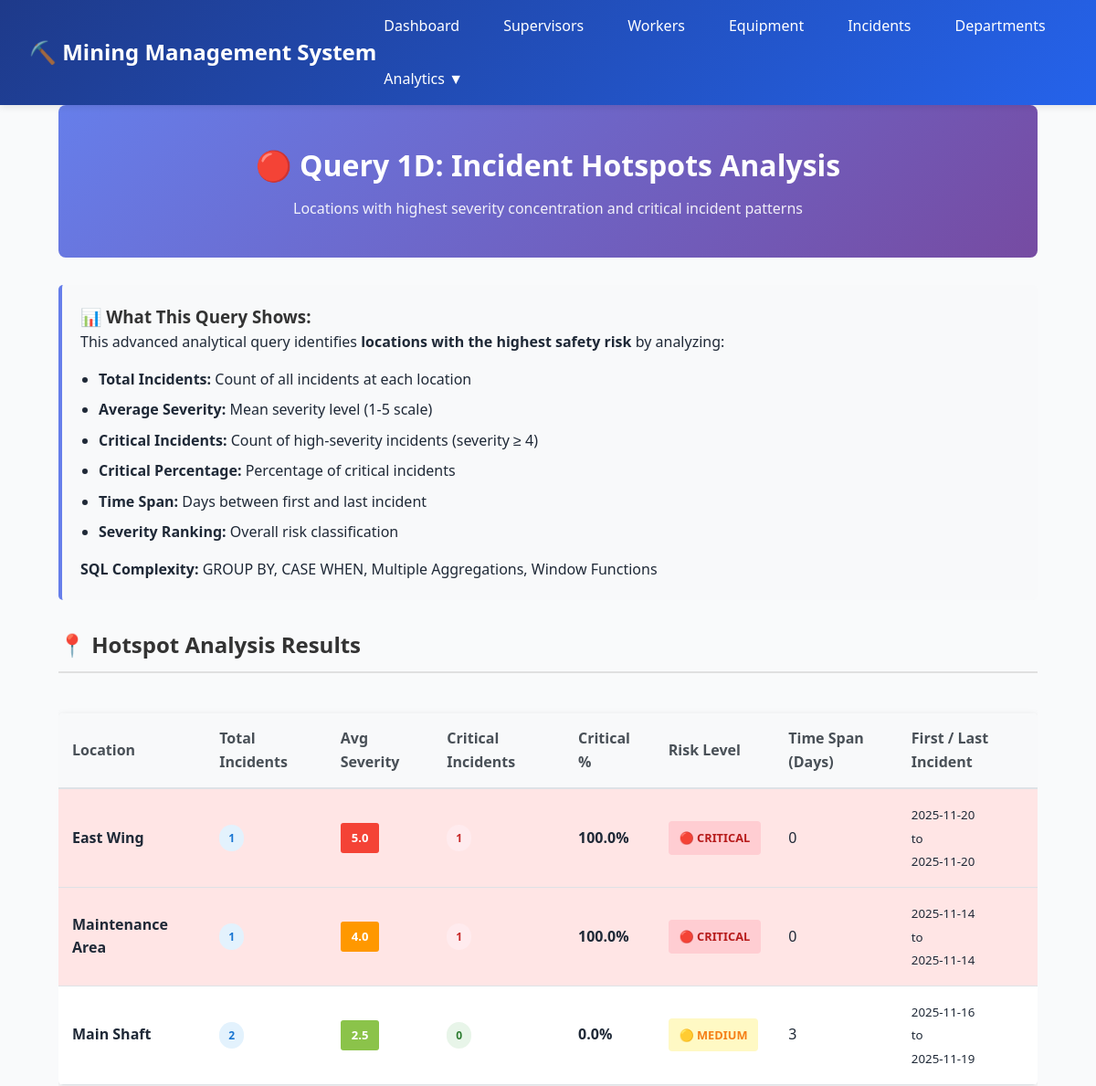
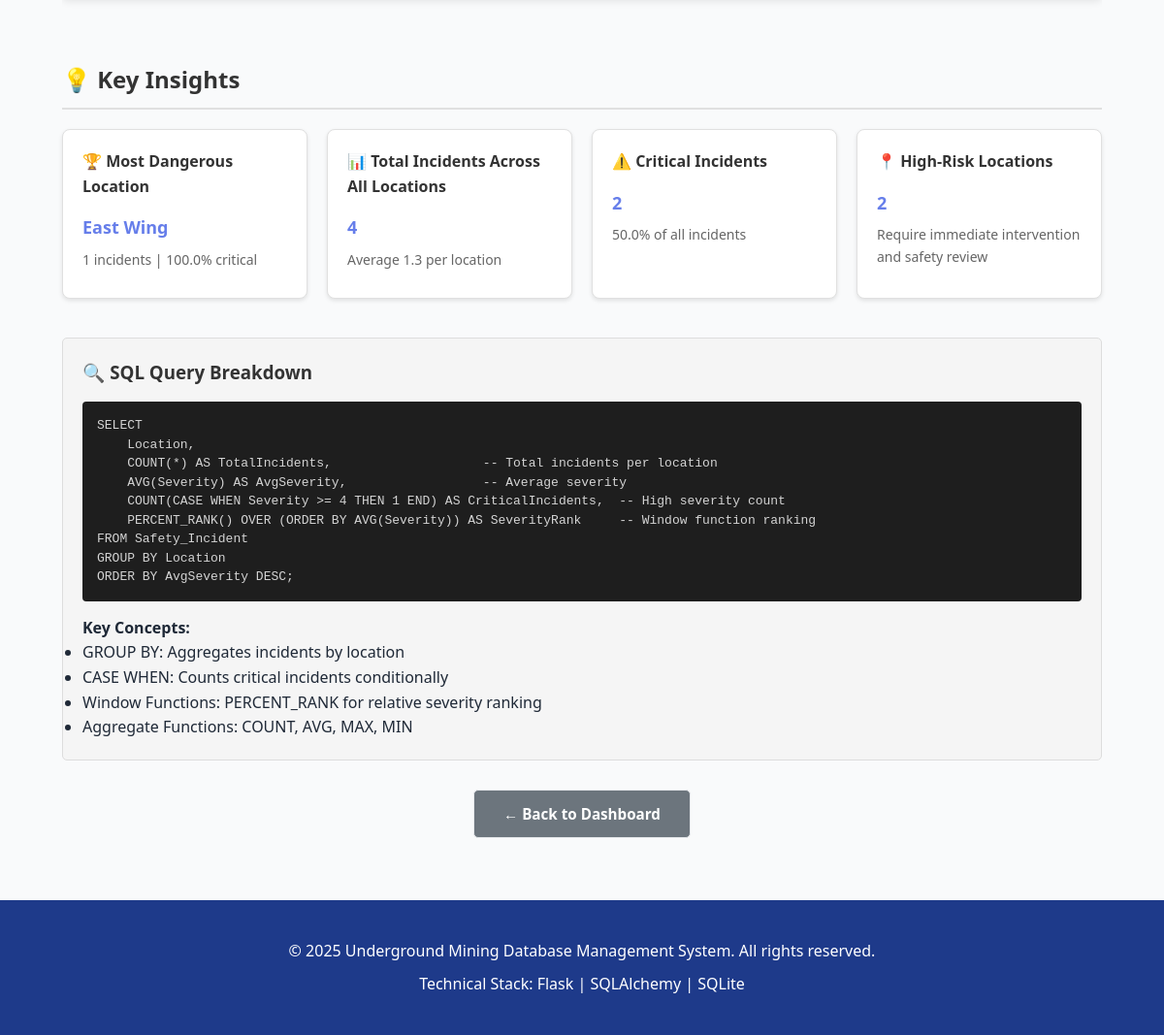
The page /analytics/query-1d-hotspots on the database its author committed (2 pictures, top to bottom).
### app.py (models this page shows)
class SafetyIncident(db.Model):
    __tablename__ = 'Safety_Incident'
    IncidentID = db.Column(db.Integer, primary_key=True, autoincrement=True)
    IncidentDate = db.Column(db.Date, nullable=False)
    Location = db.Column(db.String(50))
    Severity = db.Column(db.Integer)
    IncidentType = db.Column(db.String(50))
    Description = db.Column(db.String(400))
    ReportedBy = db.Column(db.Integer, db.ForeignKey('Worker.WorkerID'))
    InvestigationRequired = db.Column(db.String(1), default='N')
    ResolutionStatus = db.Column(db.String(20), default='Open')

### app.py (the view)
@app.route('/analytics/query-1d-hotspots')
@handle_errors
def query_1d_hotspots():
    hotspots = db.session.query(
        SafetyIncident.Location,
        func.count(SafetyIncident.IncidentID).label('total_incidents'),
        func.avg(SafetyIncident.Severity).label('avg_severity'),
        func.sum(db.case((SafetyIncident.Severity >= 4, 1), else_=0)).label('critical_incidents'),
        func.min(SafetyIncident.IncidentDate).label('first_incident'),
        func.max(SafetyIncident.IncidentDate).label('last_incident')
    ).group_by(SafetyIncident.Location).order_by(desc(func.avg(SafetyIncident.Severity))).all()
    enriched_hotspots = []
    for spot in hotspots:
        total = spot.total_incidents or 0
        critical = spot.critical_incidents or 0
        critical_pct = (critical * 100 / total) if total > 0 else 0
        if spot.first_incident and spot.last_incident:
            days_span = (spot.last_incident - spot.first_incident).days
        else:
            days_span = 0
        enriched_hotspots.append({
            'location': spot.Location,
            'total_incidents': total,
            'avg_severity': round(float(spot.avg_severity or 0), 2),
            'critical_incidents': critical,
            'critical_pct': round(critical_pct, 1),
            'first_incident': spot.first_incident,
            'last_incident': spot.last_incident,
            'days_span': days_span,
            'severity_rank': 'CRITICAL' if (spot.avg_severity or 0) >= 4 else 'HIGH' if (spot.avg_severity or 0) >= 3 else 'MEDIUM'
        })
    return render_template('query_1d_hotspots.html', hotspots=enriched_hotspots)

### app.py (called while the page is built)
def handle_errors(f):
    @wraps(f)
    def decorated_function(*args, **kwargs):
        try:
            return f(*args, **kwargs)
        except Exception as e:
            print(f"Error: {str(e)}")
            print(traceback.format_exc())
            flash(f"Error: {str(e)}", "error")
            return redirect(url_for('index'))
    return decorated_function

@app.context_processor
def inject_helpers():
    def get_worker(worker_id):
        return Worker.query.get(worker_id) if worker_id else None
    def get_equipment(equip_id):
        return Equipment.query.get(equip_id) if equip_id else None
    return dict(get_worker=get_worker, get_equipment=get_equipment)

### templates/query_1d_hotspots.html (shortened to what this page needs)
{% extends 'base.html' %}
{% block content %}
<div class="container">
    <div class="page-header-detailed">
        <h1>🔴 Query 1D: Incident Hotspots Analysis</h1>
        <p>Locations with highest severity concentration and critical incident patterns</p>
    </div>
    <div class="query-info-box">
        <h3>📊 What This Query Shows:</h3>
        <p>
            This advanced analytical query identifies <strong>locations with the highest safety risk</strong> by analyzing:
        </p>
        <ul>
            <li><strong>Total Incidents:</strong> Count of all incidents at each location</li>
            <li><strong>Average Severity:</strong> Mean severity level (1-5 scale)</li>
            <li><strong>Critical Incidents:</strong> Count of high-severity incidents (severity ≥ 4)</li>
            <li><strong>Critical Percentage:</strong> Percentage of critical incidents</li>
            <li><strong>Time Span:</strong> Days between first and last incident</li>
            <li><strong>Severity Ranking:</strong> Overall risk classification</li>
        </ul>
        <p><strong>SQL Complexity:</strong> GROUP BY, CASE WHEN, Multiple Aggregations, Window Functions</p>
    </div>
    {% if hotspots %}
    <div class="results-section">
        <h2>📍 Hotspot Analysis Results</h2>
        <div class="table-responsive">
            <table class="data-table hotspot-table">
                <thead>
                    <tr>
                        <th>Location</th>
                        <th>Total Incidents</th>
                        <th>Avg Severity</th>
                        <th>Critical Incidents</th>
                        <th>Critical %</th>
                        <th>Risk Level</th>
                        <th>Time Span (Days)</th>
                        <th>First / Last Incident</th>
                    </tr>
                </thead>
                <tbody>
                    {% for hotspot in hotspots %}
                    <tr class="severity-{{ hotspot.severity_rank|lower }}">
                        <td><strong>{{ hotspot.location }}</strong></td>
                        <td>
                            <span class="badge badge-info">{{ hotspot.total_incidents }}</span>
                        </td>
                        <td>
                            <span class="severity-badge severity-{{ hotspot.avg_severity|int }}">
                                {{ hotspot.avg_severity }}
                            </span>
                        </td>
                        <td>
                            {% if hotspot.critical_incidents > 0 %}
                                <span class="badge badge-danger">{{ hotspot.critical_incidents }}</span>
                            {% else %}
                                <span class="badge badge-success">0</span>
                            {% endif %}
                        </td>
                        <td>
                            <strong>{{ hotspot.critical_pct }}%</strong>
                        </td>
                        <td>
                            {% if hotspot.severity_rank == 'CRITICAL' %}
                                <span class="risk-badge risk-critical">🔴 CRITICAL</span>
                            {% elif hotspot.severity_rank == 'HIGH' %}
                                <span class="risk-badge risk-high">🟠 HIGH</span>
                            {% else %}
                                <span class="risk-badge risk-medium">🟡 MEDIUM</span>
                            {% endif %}
                        </td>
                        <td>{{ hotspot.days_span }}</td>
                        <td>
                            <small>
                                {{ hotspot.first_incident.strftime('%Y-%m-%d') if hotspot.first_incident else 'N/A' }}<br/>
                                to<br/>
                                {{ hotspot.last_incident.strftime('%Y-%m-%d') if hotspot.last_incident else 'N/A' }}
                            </small>
                        </td>
                    </tr>
                    {% endfor %}
                </tbody>
            </table>
        </div>
    </div>
    <div class="insights-section">
        <h2>💡 Key Insights</h2>
        <div class="insights-grid">
            <div class="insight-card">
                <h4>🏆 Most Dangerous Location</h4>
                {% set most_dangerous = hotspots|first %}
                <p><strong>{{ most_dangerous.location }}</strong></p>
                <p>{{ most_dangerous.total_incidents }} incidents | {{ most_dangerous.critical_pct }}% critical</p>
            </div>
            <div class="insight-card">
                <h4>📊 Total Incidents Across All Locations</h4>
                <p><strong>{{ hotspots|sum(attribute='total_incidents') }}</strong></p>
                <p>Average {{ (hotspots|sum(attribute='total_incidents') / hotspots|length)|round(1) }} per location</p>
            </div>
            <div class="insight-card">
                <h4>⚠️ Critical Incidents</h4>
                <p><strong>{{ hotspots|sum(attribute='critical_incidents') }}</strong></p>
                <p>{{ (hotspots|sum(attribute='critical_incidents') * 100 / hotspots|sum(attribute='total_incidents'))|round(1) }}% of all incidents</p>
            </div>
            <div class="insight-card">
                <h4>📍 High-Risk Locations</h4>
                {% set critical_count = hotspots|selectattr('severity_rank', 'equalto', 'CRITICAL')|list|length %}
                <p><strong>{{ critical_count }}</strong></p>
                <p>Require immediate intervention and safety review</p>
            </div>
        </div>
    </div>
    {% else %}
    <div class="empty-state">
        <p>No incident data available. Please initialize the database with sample data.</p>
    </div>
    {% endif %}
    <div class="sql-explanation">
        <h3>🔍 SQL Query Breakdown</h3>
        <div class="code-block">
            <pre>SELECT
    Location,
    COUNT(*) AS TotalIncidents,                    -- Total incidents per location
    AVG(Severity) AS AvgSeverity,                  -- Average severity
    COUNT(CASE WHEN Severity >= 4 THEN 1 END) AS CriticalIncidents,  -- High severity count
    PERCENT_RANK() OVER (ORDER BY AVG(Severity)) AS SeverityRank     -- Window function ranking
FROM Safety_Incident
GROUP BY Location
ORDER BY AvgSeverity DESC;</pre>
        </div>
        <p><strong>Key Concepts:</strong>
            <ul>
                <li>GROUP BY: Aggregates incidents by location</li>
                <li>CASE WHEN: Counts critical incidents conditionally</li>
                <li>Window Functions: PERCENT_RANK for relative severity ranking</li>
                <li>Aggregate Functions: COUNT, AVG, MAX, MIN</li>
            </ul>
        </p>
    </div>
    <div style="margin-top: 30px; text-align: center;">
        <a href="{{ url_for('index') }}" class="btn btn-secondary">← Back to Dashboard</a>
    </div>
</div>
{% endblock %}

### static/css/style.css (style rules this page uses)
* { margin: 0; padding: 0; box-sizing: border-box; }
:root { --primary-color: #1e3a8a; --secondary-color: #2563eb; --success-color: #10b981; --warning-color: #f59e0b; --danger-color: #ef4444; --critical-color: #dc2626; --light-bg: #f9fafb; --border-color: #e5e7eb; --text-color: #1f2937; --text-light: #6b7280; }
body { font-family: 'Segoe UI', Tahoma, Geneva, Verdana, sans-serif; background-color: var(--light-bg); color: var(--text-color); line-height: 1.6; }
.container { max-width: 1400px; margin: 0 auto; padding: 0 2rem; }
.btn { padding: 0.75rem 1.5rem; border: none; border-radius: 6px; cursor: pointer; text-decoration: none; font-weight: 600; transition: all 0.3s; display: inline-block; font-size: 0.95rem; }
.btn-secondary { background: var(--light-bg); color: var(--text-color); border: 1px solid var(--border-color); }
.data-table { width: 100%; border-collapse: collapse; background: white; border-radius: 8px; overflow: hidden; box-shadow: 0 2px 8px rgba(0,0,0,0.08); margin: 1.5rem 0; }
.data-table thead { background: var(--primary-color); color: white; }
.data-table th { padding: 1rem; text-align: left; font-weight: 600; }
.data-table td { padding: 1rem; border-bottom: 1px solid var(--border-color); }
.badge { display: inline-block; padding: 0.35rem 0.75rem; border-radius: 20px; font-size: 0.8rem; font-weight: 600; background: var(--secondary-color); color: white; white-space: nowrap; }
.severity-badge { display: inline-block; padding: 0.4rem 0.8rem; border-radius: 6px; font-weight: 600; color: white; font-size: 0.8rem; }
.severity-2 { background: #3b82f6; }
.severity-4 { background: #ef4444; }
.severity-5 { background: #dc2626; }
.risk-badge { display: inline-block; padding: 0.35rem 0.75rem; border-radius: 20px; font-size: 0.8rem; font-weight: 700; white-space: nowrap; }

### rows shown on the page
SafetyIncident: location "East Wing", total_incidents "1", avg_severity "5.0", critical_incidents "1", critical_pct "100.0", shows "🔴 CRITICAL", days_span "0", first_incident "2025-11-20", last_incident "2025-11-20"
SafetyIncident: location "Maintenance Area", total_incidents "1", avg_severity "4.0", critical_incidents "1", critical_pct "100.0", shows "🔴 CRITICAL", days_span "0", first_incident "2025-11-14", last_incident "2025-11-14"

### other values the page prints
{{ hotspot.location }} "Main Shaft"
{{ hotspot.total_incidents }} "2"
{{ hotspot.avg_severity }} "2.5"
{{ hotspot.critical_pct }} "0.0"
{{ hotspot.days_span }} "3"
{{ most_dangerous.total_incidents }} "1"
{{ most_dangerous.critical_pct }} "100.0"
{{ hotspots|sum(attribute='total_incidents') }} "4"
{{ (hotspots|sum(attribute='total_incidents') / hotspots|length)|round(1) }} "1.3"
{{ hotspots|sum(attribute='critical_incidents') }} "2"
{{ critical_count }} "2"
